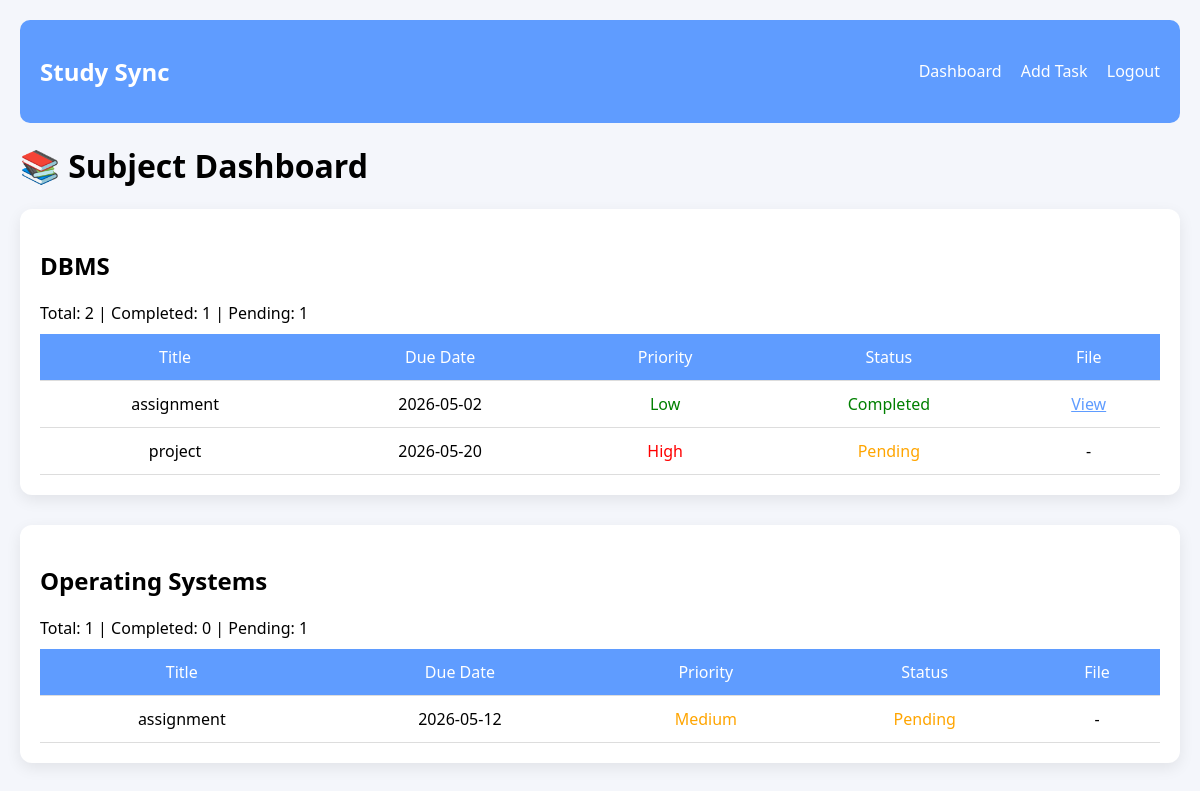
Screenshot of /subject_dashboard (signed in) with the database file from the repository.
### tables this page shows
CREATE TABLE tasks(
        id INTEGER PRIMARY KEY AUTOINCREMENT,
        user_id INTEGER,
        title TEXT,
        description TEXT,
        subject TEXT,
        due_date TEXT,
        priority TEXT,
        expected_time INTEGER,
        status TEXT DEFAULT 'Pending',
        attachment TEXT,
        created_at TEXT
    );

### app.py (the view)
@app.route("/subject_dashboard")
def subject_dashboard():
    if 'user_id' not in session:
        return redirect("/login")
    conn = get_db()
    tasks = conn.execute(
        "SELECT * FROM tasks WHERE user_id=?",
        (session['user_id'],)
    ).fetchall()
    conn.close()
    subject_data = {}
    for task in tasks:
        subject = task['subject'] if task['subject'] else "General"
        if subject not in subject_data:
            subject_data[subject] = []
        subject_data[subject].append(task)
    return render_template("subject_dashboard.html", subject_data=subject_data)

### app.py (called while the page is built)
def get_db():
    conn = sqlite3.connect("database.db")
    conn.row_factory = sqlite3.Row
    return conn

### templates/subject_dashboard.html (shortened to what this page needs)
<!DOCTYPE html>
<html>
<head>
    <link rel="stylesheet" href="{{ url_for('static', filename='style.css') }}">
</head>
<body>
<div class="dashboard">
    <div class="navbar">
        <h2>Study Sync</h2>
        <div>
            <a href="/dashboard">Dashboard</a>
            <a href="/add_task">Add Task</a>
            <a href="/logout">Logout</a>
        </div>
    </div>
    <h1>📚 Subject Dashboard</h1>
    {% if subject_data %}
        {% for subject, tasks in subject_data.items() %}
        <div class="table-box" style="margin-bottom:30px;">
            <h2>{{ subject }}</h2>
            <p style="margin-bottom:10px;">
                Total: {{ tasks|length }} |
                Completed: {{ tasks | selectattr('status','equalto','Completed') | list | length }} |
                Pending: {{ tasks | selectattr('status','equalto','Pending') | list | length }}
            </p>
            <table>
                <tr>
                    <th>Title</th>
                    <th>Due Date</th>
                    <th>Priority</th>
                    <th>Status</th>
                    <th>File</th>
                </tr>
                {% for task in tasks %}
                <tr>
                    <td>{{ task['title'] }}</td>
                    <td>{{ task['due_date'] }}</td>
                    <td>
                        {% if task['priority']=="High" %}
                            <span style="color:red;">High</span>
                        {% elif task['priority']=="Medium" %}
                            <span style="color:orange;">Medium</span>
                        {% else %}
                            <span style="color:green;">Low</span>
                        {% endif %}
                    </td>
                    <td>
                        {% if task['status']=="Completed" %}
                            <span style="color:green;">Completed</span>
                        {% else %}
                            <span style="color:orange;">Pending</span>
                        {% endif %}
                    </td>
                    <td>
                        {% if task['attachment'] %}
                            <a href="{{ url_for('static', filename='uploads/' + task['attachment']) }}" target="_blank">
                                View
                            </a>
                        {% else %}
                            -
                        {% endif %}
                    </td>
                </tr>
                {% endfor %}
            </table>
        </div>
        {% endfor %}
    {% else %}
        <p style="text-align:center; padding:20px;">
            📂 No tasks available yet!
        </p>
    {% endif %}
</div>
</body>
</html>

### static/style.css (style rules this page uses)
body { margin: 0; font-family: 'Segoe UI', sans-serif; background: linear-gradient(120deg, #5f9cff, #7b5cff); }
.dashboard { padding: 20px; background: #f4f6fb; min-height: 100vh; }
.navbar { display: flex; justify-content: space-between; align-items: center; background: #5f9cff; color: white; padding: 15px 20px; border-radius: 10px; }
.navbar a { color: white; text-decoration: none; margin-left: 15px; transition: 0.2s; }
.table-box { background: white; padding: 20px; border-radius: 12px; box-shadow: 0 5px 15px rgba(0,0,0,0.08); margin-top: 20px; }
table { width: 100%; border-collapse: collapse; }
th { background: #5f9cff; color: white; font-weight: 500; }
th, td { padding: 12px; border-bottom: 1px solid #ddd; text-align: center; }
table a { color: #5f9cff; font-weight: 500; }

### rows the page displays
tasks: subject "DBMS", tasks "2", tasks "1", title "assignment", due_date "2026-05-02", priority "Low", status "Completed"
tasks: title "project", due_date "2026-05-20", priority "High", status "Pending"
tasks: subject "Operating Systems", tasks "1", tasks "0", title "assignment", due_date "2026-05-12", priority "Medium", status "Pending"
